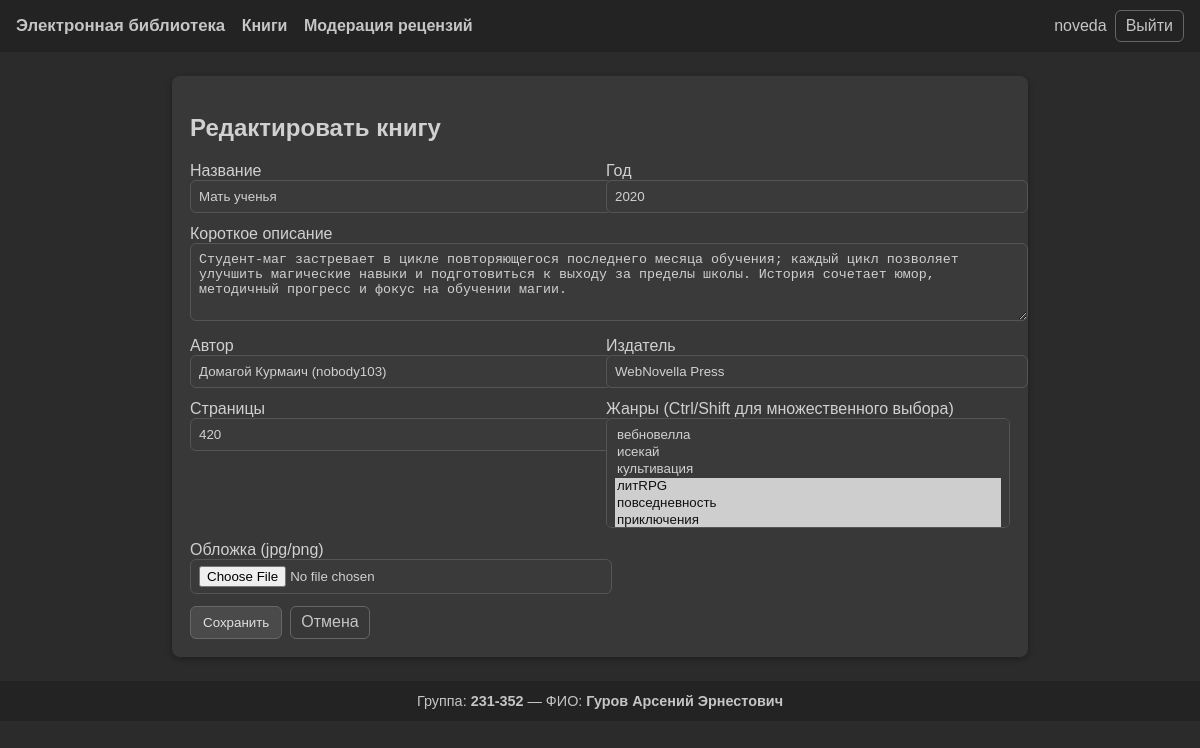
The app's page /book/1/edit (signed in) with its own data.
### tables this page shows
CREATE TABLE users (
  id INTEGER PRIMARY KEY AUTOINCREMENT,
  username TEXT NOT NULL UNIQUE,
  password_hash TEXT NOT NULL,
  last_name TEXT NOT NULL,
  first_name TEXT NOT NULL,
  middle_name TEXT,
  role_id INTEGER NOT NULL,
  FOREIGN KEY (role_id) REFERENCES roles(id) ON DELETE RESTRICT
);

CREATE TABLE books (
  id INTEGER PRIMARY KEY AUTOINCREMENT,
  title TEXT NOT NULL,
  short_description TEXT NOT NULL,
  year INTEGER NOT NULL,
  publisher TEXT NOT NULL,
  author TEXT NOT NULL,
  pages INTEGER NOT NULL
);

### app/books.py (the view, shortened to what this page needs)
@bp.route('/book/<int:book_id>/edit', methods=['GET', 'POST'])
@roles_required('админ', 'модератор')
def book_edit(book_id):
    db = get_db()
    book = db.execute('SELECT * FROM books WHERE id = ?', (book_id,)).fetchone()
    if book is None:
        flash('Книга не найдена', 'error')
        return redirect(url_for('books.index'))
    genres_all = db.execute('SELECT id, name FROM genres ORDER BY name').fetchall()
    current_genres = [str(row['genre_id']) for row in db.execute('SELECT genre_id FROM book_genres WHERE book_id = ?', (book_id,)).fetchall()]
    return render_template('book_form.html', genres=genres_all, form=book, action='edit', book=book, current_genres=current_genres)

### app/auth.py (called while the page is built)
@bp.before_app_request
def load_logged_in_user():
    user_id = session.get('user_id')
    if user_id is None:
        g.user = None
        g.user_role = None
    else:
        db = get_db()
        user = db.execute(
            'SELECT u.id, u.username, u.last_name, u.first_name, u.middle_name, r.name as role_name '
            'FROM users u JOIN roles r ON u.role_id = r.id WHERE u.id = ?',
            (user_id,)
        ).fetchone()
        g.user = user
        g.user_role = user['role_name'] if user else None

def roles_required(*allowed_role_names):
    def decorator(view):
        @wraps(view)
        def wrapped_view(**kwargs):
            if g.get('user') is None:
                flash('Для выполнения данного действия необходимо пройти процедуру аутентификации', 'error')
                return redirect(url_for('auth.login', next=request.path))
            role = g.get('user_role')
            if role not in allowed_role_names:
                flash('У вас недостаточно прав для выполнения данного действия', 'error')
                return redirect(url_for('books.index'))
            return view(**kwargs)
        return wrapped_view
    return decorator

### app/db.py (called while the page is built)
def get_db():
    if 'db' not in g:
        g.db = sqlite3.connect(
            current_app.config['DATABASE'],
            detect_types=sqlite3.PARSE_DECLTYPES
        )
        g.db.row_factory = sqlite3.Row
    return g.db

### app/templates/book_form.html (shortened to what this page needs)
{% extends "base.html" %}
{% block content %}
<div class="card" style="max-width:820px; margin:0 auto;">
  {% if action == 'add' %}
    <h2>Добавить книгу</h2>
    <form method="post" enctype="multipart/form-data">
  {% else %}
    <h2>Редактировать книгу</h2>
    <form method="post" enctype="multipart/form-data">
  {% endif %}
    <div style="display:grid; grid-template-columns:1fr 1fr; gap:12px;">
      <div>
        <label>Название</label><br/>
        <input name="title" required style="width:100%; padding:8px;" value="{{ form.title if form else (book.title if book else '') }}">
      </div>
      <div>
        <label>Год</label><br/>
        <input name="year" required style="width:100%; padding:8px;" value="{{ form.year if form else (book.year if book else '') }}">
      </div>
      <div style="grid-column:1/3;">
        <label>Короткое описание</label><br/>
        <textarea name="short_description" required style="width:100%; padding:8px;" rows="4">{{ form.short_description if form else (book.short_description if book else '') }}</textarea>
      </div>
      <div>
        <label>Автор</label><br/>
        <input name="author" required style="width:100%; padding:8px;" value="{{ form.author if form else (book.author if book else '') }}">
      </div>
      <div>
        <label>Издатель</label><br/>
        <input name="publisher" required style="width:100%; padding:8px;" value="{{ form.publisher if form else (book.publisher if book else '') }}">
      </div>
      <div>
        <label>Страницы</label><br/>
        <input name="pages" required style="width:100%; padding:8px;" value="{{ form.pages if form else (book.pages if book else '') }}">
      </div>
      <div>
        <label>Жанры (Ctrl/Shift для множественного выбора)</label><br/>
        <select name="genres" multiple style="width:100%; padding:8px; min-height:110px;">
          {% for g in genres %}
            {% set gid = g['id']|string %}
            <option value="{{ g['id'] }}" {% if (current_genres is defined and gid in current_genres) or (form and (g['id']|string) in (form.getlist('genres') if form.getlist else []) ) %}selected{% endif %}>{{ g['name'] }}</option>
          {% endfor %}
        </select>
      </div>
      <div>
        <label>Обложка (jpg/png)</label><br/>
        <input type="file" name="cover" accept="image/*">
      </div>
    </div>
    <div style="margin-top:12px; display:flex; gap:8px;">
      <button class="btn" type="submit">{% if action=='add' %}Добавить{% else %}Сохранить{% endif %}</button>
      <a class="btn-ghost" href="{{ url_for('books.index') }}">Отмена</a>
    </div>
  </form>
</div>
{% endblock %}

### app/templates/base.html (shortened to what this page needs)
<!doctype html>
<html lang="ru">
<head>
</head>
<body>
  <div class="navbar">
    <div class="nav-left">
      <a href="{{ url_for('books.index') }}" style="font-size:1.05rem">Электронная библиотека</a>
      <a href="{{ url_for('books.index') }}">Книги</a>
      {% if session.get('user_id') and g.user_role == 'модератор' %}
        <a href="{{ url_for('books.moderation_list') }}">Модерация рецензий</a>
      {% endif %}
    </div>
    <div class="nav-right">
      {% if session.get('user_id') %}
        <span>{{ session.get('full_name') }}</span>
        <a class="btn-ghost" href="{{ url_for('auth.logout') }}">Выйти</a>
      {% else %}
        <a class="btn" href="{{ url_for('auth.login') }}">Войти</a>
      {% endif %}
    </div>
  </div>
  <div class="container">
    {% block content %}{% endblock %}
  </div>
  <footer>
    Группа: <strong>231-352</strong> — ФИО: <strong>Гуров Арсений Эрнестович</strong><br/>
  </footer>
</body>
</html>

### app/templates/base.html (style rules this page uses)
body { font-family: Arial, sans-serif; margin: 0; padding: 0; background-color: #2b2b2b; color: #c5c5c5; font-size: 1rem; }
.navbar { background-color: #242323; color: #c5c5c5; padding: 10px 16px; display: flex; align-items: center; justify-content: space-between; }
.nav-left a, .nav-left span { color: #c5c5c5; margin-right: 12px; text-decoration: none; font-weight: 600; }
.nav-right { display: flex; align-items: center; gap: 8px; }
.container { max-width: 1000px; margin: 24px auto; padding: 0 16px; }
.card { background-color: #383838; color: #d0d0d0; padding: 18px; border-radius: 8px; box-shadow: 0 2px 6px rgba(0,0,0,0.3); }
footer { margin-top: 18px; padding: 12px 16px; text-align: center; color: #c5c5c5; background-color: #242323; font-size: 0.9rem; }
.btn { background-color: #4a4a4a; color: #e0e0e0; padding: 8px 12px; border-radius: 6px; text-decoration: none; border: 1px solid #666; cursor: pointer; }
.btn-ghost { background: transparent; border: 1px solid #666; color: #c5c5c5; padding: 6px 10px; border-radius: 6px; text-decoration: none; }
form textarea, form input, select { background-color: #3a3a3a; color: #d0d0d0; border: 1px solid #555; border-radius: 6px; padding: 6px 8px; width: 100%; }
form button { background-color: #4a4a4a; color: #e0e0e0; border: 1px solid #666; border-radius: 6px; padding: 8px 12px; cursor: pointer; }
a { color: #e0e0e0; text-decoration: none; }

### records on screen
users: get "noveda"
books: title "Мать ученья", year "2020", short_description "Студент-маг застревает в цикле повторяющегося последнего месяца обучения; каждый цикл позволяет улучшить магические навыки и подготовиться к выходу за пределы школы. История сочетает юмор, методичный прогресс и фокус на обучении магии.", author "Домагой Курмаич (nobody103)", publisher "WebNovella Press", pages "420"

### other values on screen
form field genres "вебновелла / исекай / культивация / литRPG ☑ / повседневность ☑ / приключения ☑"
